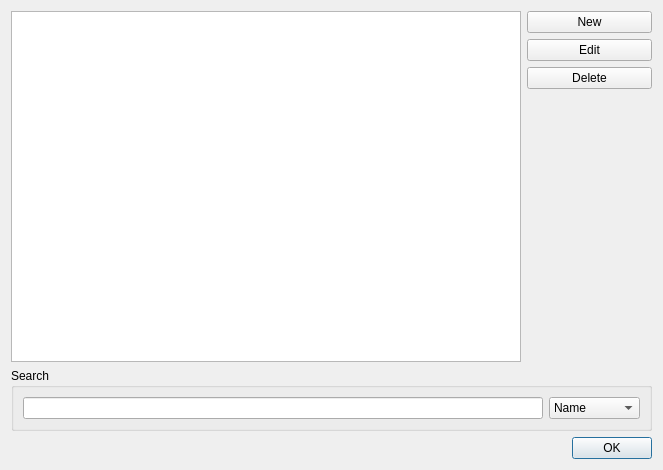
<?xml version="1.0" encoding="UTF-8"?>
<ui version="4.0">
 <class>LabourChargeDialog</class>
 <widget class="QDialog" name="LabourChargeDialog">
  <property name="geometry">
   <rect>
    <x>0</x>
    <y>0</y>
    <width>663</width>
    <height>470</height>
   </rect>
  </property>
  <property name="windowTitle">
   <string>Dialog</string>
  </property>
  <property name="windowIcon">
   <iconset resource="../Resources/TradieTrakka.qrc">
    <normaloff>:/LabourIcon</normaloff>:/LabourIcon</iconset>
  </property>
  <layout class="QGridLayout" name="gridLayout">
   <item row="0" column="0" rowspan="4">
    <widget class="QTableView" name="labourTable">
     <attribute name="verticalHeaderCascadingSectionResizes">
      <bool>true</bool>
     </attribute>
    </widget>
   </item>
   <item row="0" column="1">
    <widget class="QPushButton" name="addButton">
     <property name="text">
      <string>New</string>
     </property>
    </widget>
   </item>
   <item row="1" column="1">
    <widget class="QPushButton" name="editButton">
     <property name="text">
      <string>Edit</string>
     </property>
    </widget>
   </item>
   <item row="3" column="1">
    <spacer name="verticalSpacer">
     <property name="orientation">
      <enum>Qt::Vertical</enum>
     </property>
     <property name="sizeHint" stdset="0">
      <size>
       <width>125</width>
       <height>244</height>
      </size>
     </property>
    </spacer>
   </item>
   <item row="4" column="0" colspan="2">
    <widget class="QGroupBox" name="groupBox_2">
     <property name="title">
      <string>Search</string>
     </property>
     <layout class="QHBoxLayout" name="horizontalLayout">
      <item>
       <widget class="QLineEdit" name="lineEdit"/>
      </item>
      <item>
       <widget class="QComboBox" name="comboBox">
        <item>
         <property name="text">
          <string>Name</string>
         </property>
        </item>
        <item>
         <property name="text">
          <string>Description</string>
         </property>
        </item>
        <item>
         <property name="text">
          <string>Rate</string>
         </property>
        </item>
       </widget>
      </item>
     </layout>
    </widget>
   </item>
   <item row="5" column="0" colspan="2">
    <widget class="QDialogButtonBox" name="buttonBox">
     <property name="orientation">
      <enum>Qt::Horizontal</enum>
     </property>
     <property name="standardButtons">
      <set>QDialogButtonBox::Ok</set>
     </property>
    </widget>
   </item>
   <item row="2" column="1">
    <widget class="QPushButton" name="deleteButton">
     <property name="text">
      <string>Delete</string>
     </property>
    </widget>
   </item>
  </layout>
 </widget>
 <tabstops>
  <tabstop>labourTable</tabstop>
  <tabstop>addButton</tabstop>
  <tabstop>editButton</tabstop>
  <tabstop>deleteButton</tabstop>
  <tabstop>lineEdit</tabstop>
  <tabstop>comboBox</tabstop>
  <tabstop>buttonBox</tabstop>
 </tabstops>
 <resources>
  <include location="../Resources/TradieTrakka.qrc"/>
 </resources>
 <connections>
  <connection>
   <sender>buttonBox</sender>
   <signal>accepted()</signal>
   <receiver>LabourChargeDialog</receiver>
   <slot>accept()</slot>
   <hints>
    <hint type="sourcelabel">
     <x>248</x>
     <y>254</y>
    </hint>
    <hint type="destinationlabel">
     <x>157</x>
     <y>274</y>
    </hint>
   </hints>
  </connection>
  <connection>
   <sender>buttonBox</sender>
   <signal>rejected()</signal>
   <receiver>LabourChargeDialog</receiver>
   <slot>reject()</slot>
   <hints>
    <hint type="sourcelabel">
     <x>316</x>
     <y>260</y>
    </hint>
    <hint type="destinationlabel">
     <x>286</x>
     <y>274</y>
    </hint>
   </hints>
  </connection>
 </connections>
</ui>
